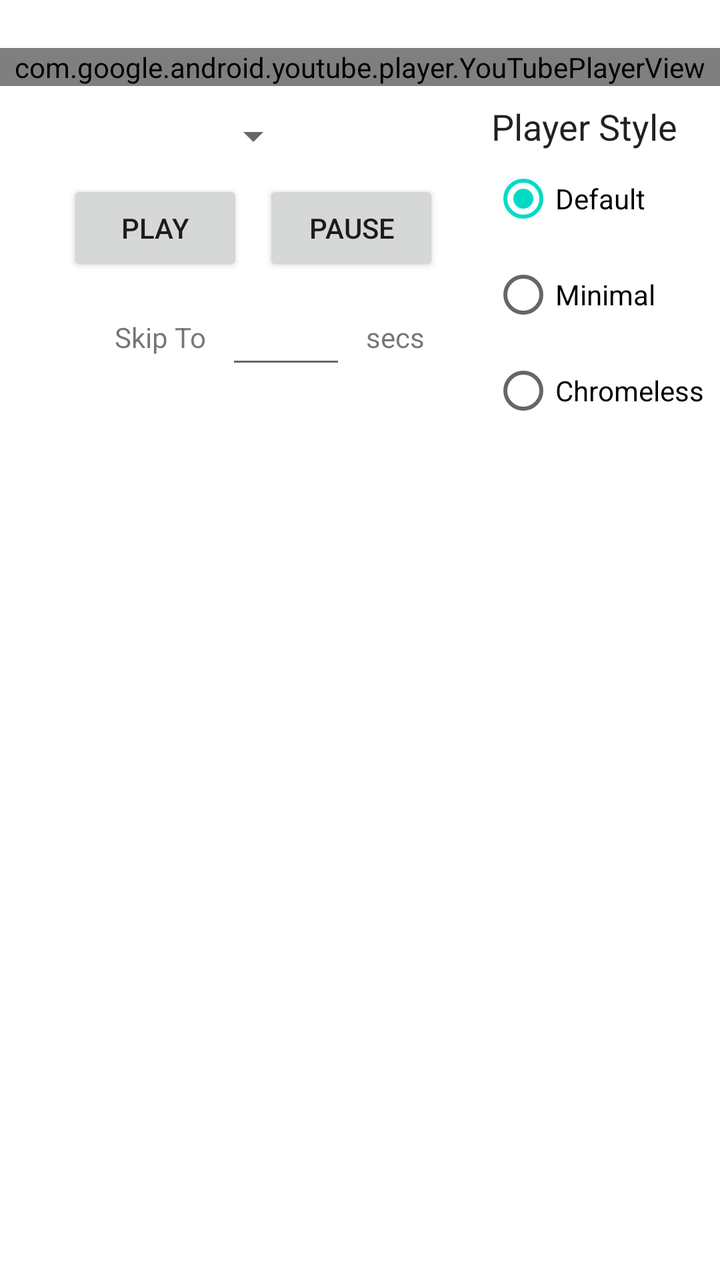
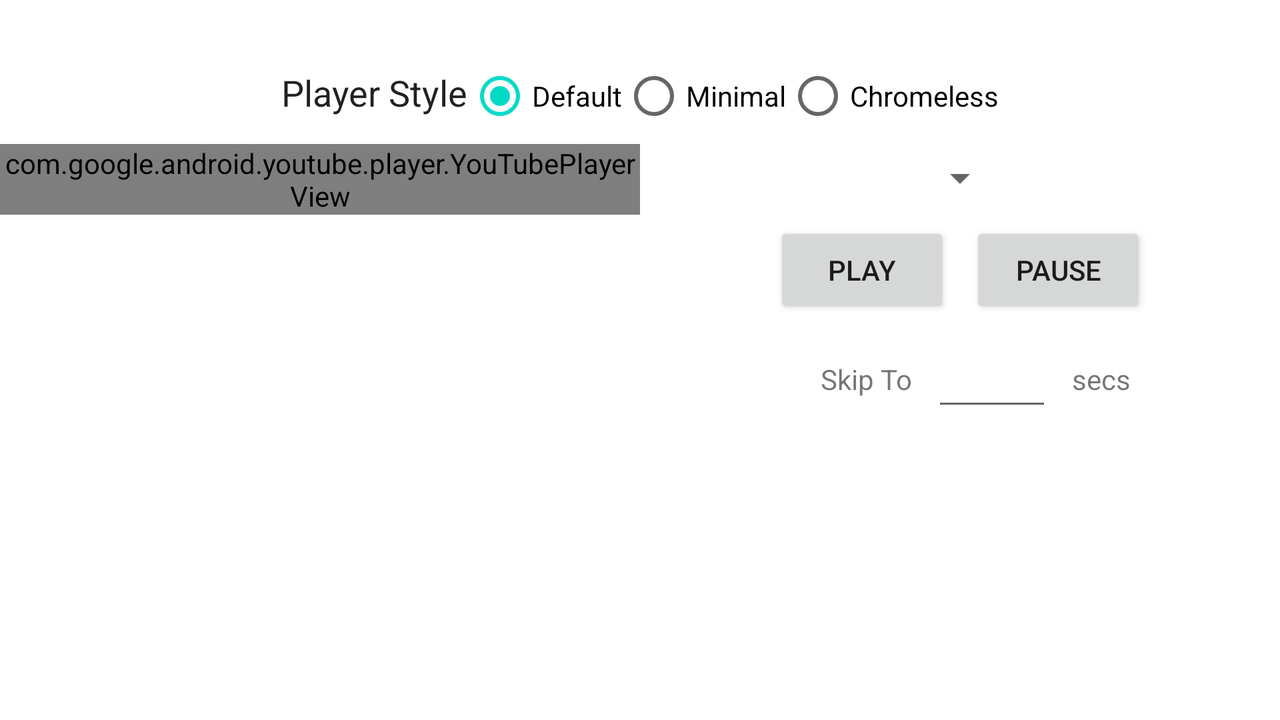

One screen, two layout resources from the same app: the default and the author's alternative for another configuration. Each is rendered where Android would select it; the XML of both is given below.
<!-- AndroidManifest.xml: fallback theme Theme.MaterialComponents.DayNight.NoActionBar -->
<!-- res/layout/player_controls_demo.xml -->
<?xml version="1.0" encoding="utf-8"?>
<LinearLayout xmlns:android="http://schemas.android.com/apk/res/android"
              android:layout_width="match_parent"
              android:layout_height="match_parent"
              android:gravity="center"
              android:orientation="vertical">

    <TextView
        android:id="@+id/state_text"
        android:layout_width="match_parent"
        android:layout_height="wrap_content"
        android:gravity="center_horizontal"
        android:paddingTop="5dp"
        android:singleLine="true"/>

    <com.google.android.youtube.player.YouTubePlayerView
        android:id="@+id/youtube_view"
        android:layout_width="match_parent"
        android:layout_height="wrap_content"/>

    <LinearLayout
        android:layout_width="match_parent"
        android:layout_height="wrap_content"
        android:gravity="top"
        android:orientation="horizontal"
        android:padding="8dp">

        <include
            layout="@layout/player_controls_container"
            android:layout_width="0dp"
            android:layout_height="wrap_content"
            android:layout_weight="1"/>

        <RadioGroup
            android:id="@+id/style_radio_group"
            android:layout_width="wrap_content"
            android:layout_height="wrap_content"
            android:orientation="vertical">

            <TextView
                android:layout_width="wrap_content"
                android:layout_height="wrap_content"
                android:text="@string/player_style"
                android:textAppearance="@android:style/TextAppearance.Medium"/>

            <RadioButton
                android:id="@+id/style_default"
                android:layout_width="wrap_content"
                android:layout_height="wrap_content"
                android:checked="true"
                android:text="@string/def"/>

            <RadioButton
                android:id="@+id/style_minimal"
                android:layout_width="wrap_content"
                android:layout_height="wrap_content"
                android:text="@string/minimal"/>

            <RadioButton
                android:id="@+id/style_chromeless"
                android:layout_width="wrap_content"
                android:layout_height="wrap_content"
                android:text="@string/chromeless"/>

        </RadioGroup>

    </LinearLayout>

    <ScrollView
        android:layout_width="match_parent"
        android:layout_height="0dp"
        android:layout_weight="1">

        <TextView
            android:id="@+id/event_log"
            android:layout_width="match_parent"
            android:layout_height="wrap_content"
            android:padding="10dp"/>

    </ScrollView>

</LinearLayout>
<!-- res/layout/player_controls_container.xml (included above) -->
<?xml version="1.0" encoding="utf-8"?>
<LinearLayout xmlns:android="http://schemas.android.com/apk/res/android"
              android:layout_width="match_parent"
              android:layout_height="wrap_content"
              android:gravity="center_horizontal"
              android:orientation="vertical">

    <Spinner
        android:id="@+id/video_chooser"
        android:layout_width="wrap_content"
        android:layout_height="wrap_content"
        android:layout_margin="5dp"/>

    <LinearLayout
        android:layout_width="match_parent"
        android:layout_height="wrap_content"
        android:gravity="center"
        android:orientation="horizontal">

        <Button
            android:id="@+id/play_button"
            android:layout_width="wrap_content"
            android:layout_height="wrap_content"
            android:layout_margin="5dp"
            android:text="@string/play"/>

        <Button
            android:id="@+id/pause_button"
            android:layout_width="wrap_content"
            android:layout_height="wrap_content"
            android:layout_margin="5dp"
            android:text="@string/pause"/>

    </LinearLayout>

    <LinearLayout
        android:layout_width="match_parent"
        android:layout_height="wrap_content"
        android:layout_marginLeft="8dp"
        android:gravity="center"
        android:orientation="horizontal">

        <TextView
            android:layout_width="wrap_content"
            android:layout_height="wrap_content"
            android:padding="5dp"
            android:text="@string/skip_to"/>

        <EditText
            android:id="@+id/skip_to_text"
            android:layout_width="60sp"
            android:layout_height="wrap_content"
            android:layout_margin="5dp"
            android:inputType="number"/>

        <TextView
            android:layout_width="wrap_content"
            android:layout_height="wrap_content"
            android:padding="5dp"
            android:text="@string/seconds"/>

    </LinearLayout>

</LinearLayout>
<!-- resources referenced by this layout -->
<resources>
  <string name="chromeless">Chromeless</string>
  <string name="def">Default</string>
  <string name="minimal">Minimal</string>
  <string name="pause">Pause</string>
  <string name="play">Play</string>
  <string name="player_style">Player Style</string>
  <string name="seconds">secs</string>
  <string name="skip_to">Skip To</string>
</resources>
<!-- res/layout-land/player_controls_demo.xml (the author's variant of the layout above) -->
<!-- drawn on the phone turned sideways -->
<?xml version="1.0" encoding="utf-8"?>
<LinearLayout xmlns:android="http://schemas.android.com/apk/res/android"
              android:layout_width="match_parent"
              android:layout_height="match_parent"
              android:gravity="center"
              android:orientation="vertical">

    <TextView
        android:id="@+id/state_text"
        android:layout_width="match_parent"
        android:layout_height="wrap_content"
        android:gravity="center_horizontal"
        android:paddingTop="5dp"/>

    <RadioGroup
        android:id="@+id/style_radio_group"
        android:layout_width="wrap_content"
        android:layout_height="wrap_content"
        android:orientation="horizontal">

        <TextView
            android:layout_width="wrap_content"
            android:layout_height="wrap_content"
            android:text="@string/player_style"
            android:textAppearance="@android:style/TextAppearance.Medium"/>

        <RadioButton
            android:id="@+id/style_default"
            android:layout_width="wrap_content"
            android:layout_height="wrap_content"
            android:checked="true"
            android:text="@string/def"/>

        <RadioButton
            android:id="@+id/style_minimal"
            android:layout_width="wrap_content"
            android:layout_height="wrap_content"
            android:text="@string/minimal"/>

        <RadioButton
            android:id="@+id/style_chromeless"
            android:layout_width="wrap_content"
            android:layout_height="wrap_content"
            android:text="@string/chromeless"/>

    </RadioGroup>

    <LinearLayout
        android:layout_width="match_parent"
        android:layout_height="0dp"
        android:layout_weight="1"
        android:orientation="horizontal">

        <com.google.android.youtube.player.YouTubePlayerView
            android:id="@+id/youtube_view"
            android:layout_width="0dp"
            android:layout_height="wrap_content"
            android:layout_weight="1"/>

        <LinearLayout
            android:layout_width="0dp"
            android:layout_height="match_parent"
            android:layout_weight="1"
            android:orientation="vertical">

            <include
                layout="@layout/player_controls_container"
                android:layout_width="match_parent"
                android:layout_height="wrap_content"/>

            <ScrollView
                android:layout_width="match_parent"
                android:layout_height="0dp"
                android:layout_weight="1">

                <TextView
                    android:id="@+id/event_log"
                    android:layout_width="match_parent"
                    android:layout_height="wrap_content"
                    android:padding="10dp"/>

            </ScrollView>

        </LinearLayout>

    </LinearLayout>

</LinearLayout>
